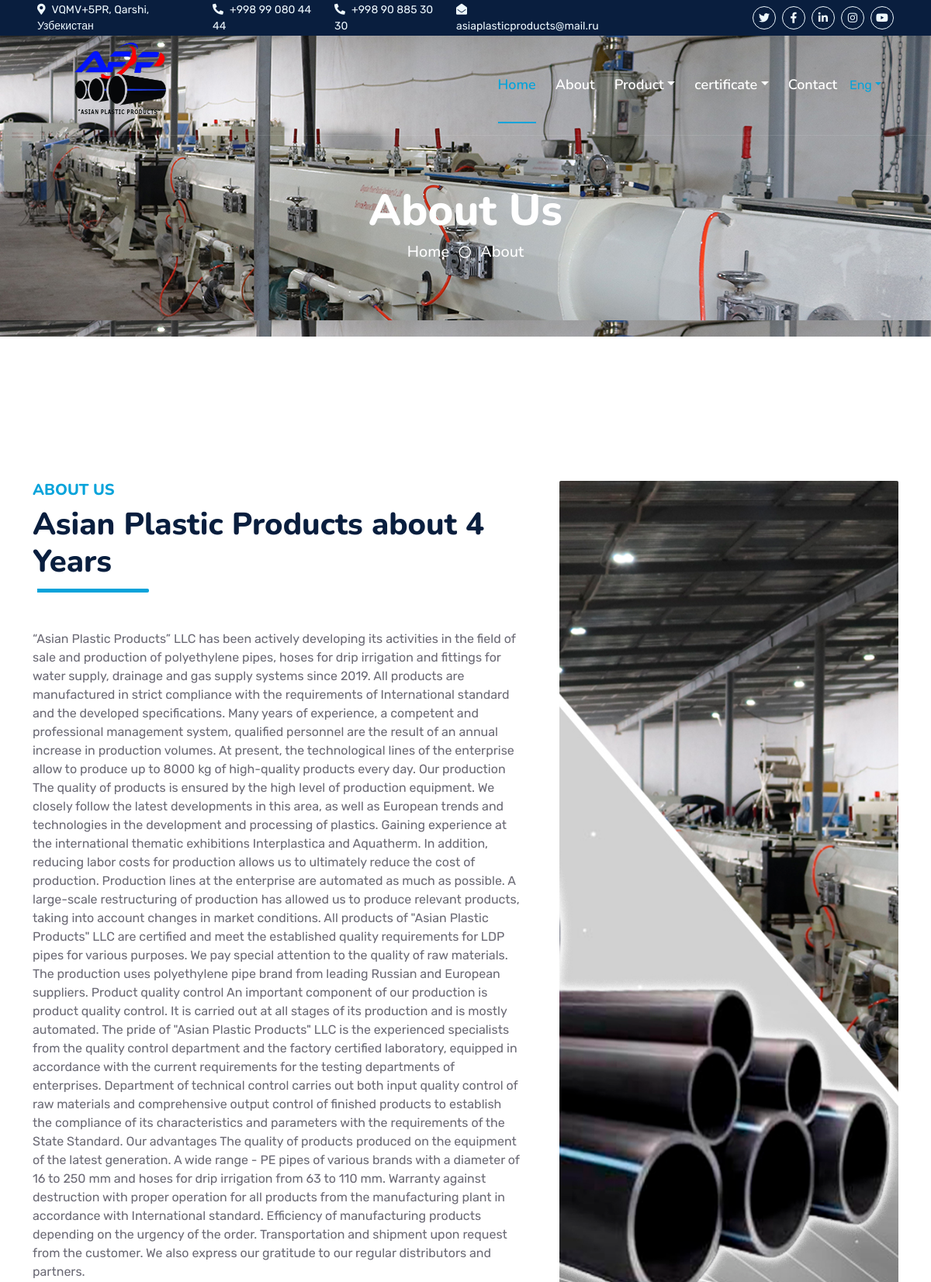
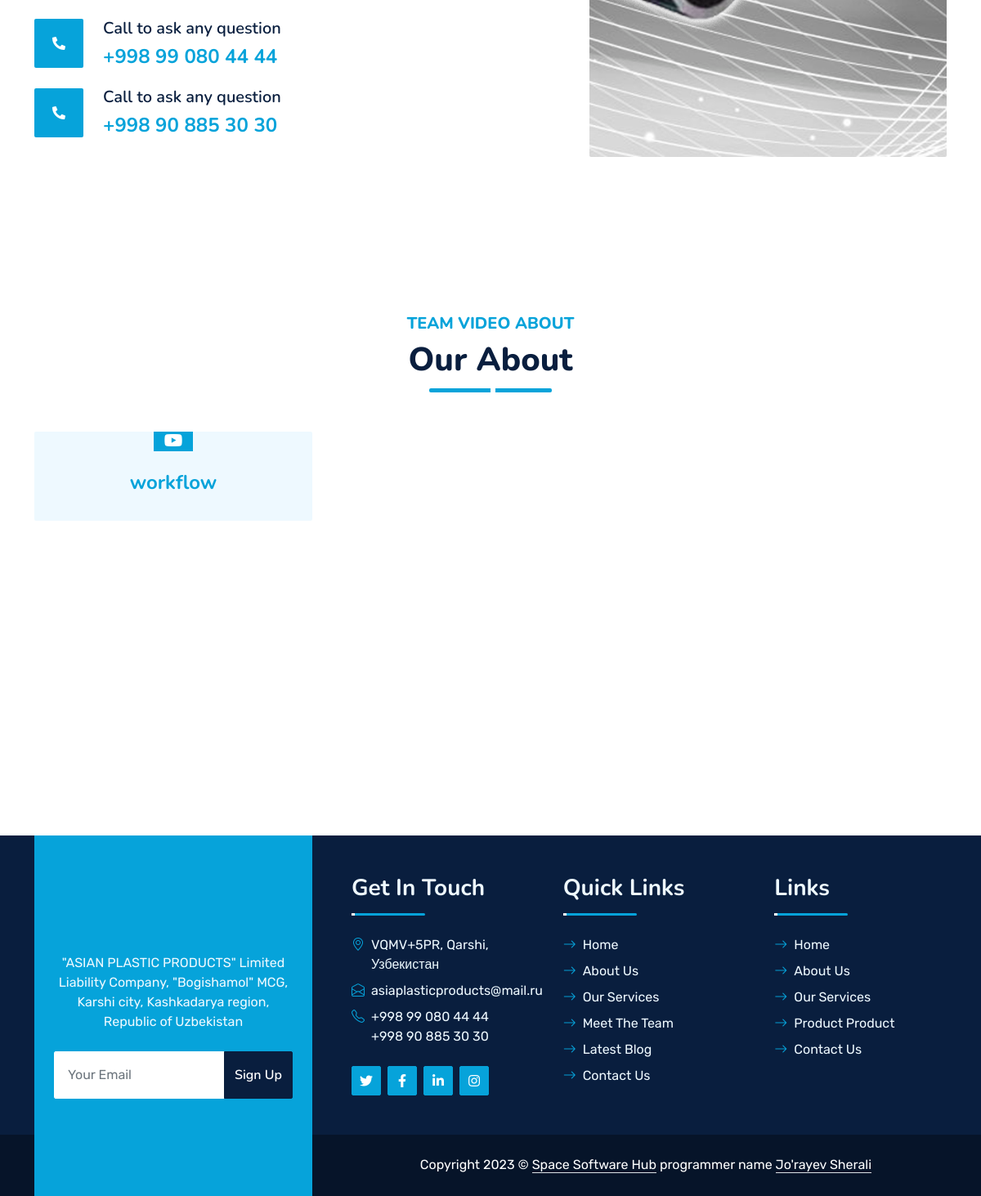
/about, run on the app's committed database (2 pictures, top to bottom).
### eng/models.py (models this page shows)
class About(models.Model):
    images = models.ImageField(upload_to='_storage/media/en/about/')
    text = models.TextField()

class Video(models.Model):
    link = models.CharField(max_length=250)
    images = models.ImageField(upload_to='_storage/media/en/video/')
    name = models.CharField(max_length=250)

### eng/views.py (the view)
# urls.py: path('about', abouts, name='about'),
def abouts(request):
    about = About.objects.order_by('-id')[:1]
    video = Video.objects.order_by('-id')[:3]
    ctx = {
        'about': about,
        'video': video,
    }
    return render(request, 'en/about.html', ctx)

### templates/en/about.html (shortened to what this page needs)
{% extends 'en/base.html' %}
{% load static %}
{% block connect %}
    <div class="container-fluid bg-primary py-5 " style="margin-bottom: 90px;background-image: url({% static 'suka.jpg' %})">
            <div class="row py-5">
                <div class="col-12 pt-lg-5 mt-lg-5 text-center">
                    <h1 class="display-4 text-white animated zoomIn">About Us</h1>
                    <a href="" class="h5 text-white">Home</a>
                    <i class="far fa-circle text-white px-2"></i>
                    <a href="" class="h5 text-white">About</a>
                </div>
            </div>
        </div>
    <div class="container-fluid py-5 wow fadeInUp" data-wow-delay="0.1s">
        <div class="container py-5">
            <div class="row g-5">
               {% for i in about %}
                    <div class="col-lg-7">
                        <div class="section-title position-relative pb-3 mb-5">
                            <h5 class="fw-bold text-primary text-uppercase">About Us</h5>
                            <h1 class="mb-0">Asian Plastic Products about 4 Years</h1>
                        </div>
                        <p class="mb-4">{{ i.text }}</p>
                        <div class="d-flex align-items-center mb-4 wow fadeIn" data-wow-delay="0.6s">
                            <div class="bg-primary d-flex align-items-center justify-content-center rounded"
                                 style="width: 60px; height: 60px;">
                                <i class="fa fa-phone-alt text-white"></i>
                            </div>
                            <div class="ps-4">
                                <h5 class="mb-2">Call to ask any question</h5>
                                <h4 class="text-primary mb-0">+998 99 080 44 44</h4>
                            </div>
                        </div>
                        <div class="d-flex align-items-center mb-4 wow fadeIn" data-wow-delay="0.6s">
                            <div class="bg-primary d-flex align-items-center justify-content-center rounded"
                                 style="width: 60px; height: 60px;">
                                <i class="fa fa-phone-alt text-white"></i>
                            </div>
                            <div class="ps-4">
                                <h5 class="mb-2">Call to ask any question</h5>
                                <h4 class="text-primary mb-0">+998 90 885 30 30</h4>
                            </div>
                        </div>
                    </div>
                    <div class="col-lg-5" style="min-height: 500px;">
                        <div class="position-relative h-100">
                            <img class="position-absolute w-100 h-100 rounded wow zoomIn" data-wow-delay="0.9s"
                                 src="{{ i.images }}" style="object-fit: cover;">
                        </div>
                    </div>
                {% endfor %}
            </div>
        </div>
    </div>
    <div class="container-fluid py-5 wow fadeInUp" data-wow-delay="0.1s">
        <div class="container py-5">
            <div class="section-title text-center position-relative pb-3 mb-5 mx-auto" style="max-width: 600px;">
                  <h5 class="fw-bold text-primary text-uppercase">Team Video About</h5>
                <h1 class="mb-0">Our About</h1>
            </div>
            <div class="row g-5">
                {% for i in video %}
                    <div class="col-lg-4 wow slideInUp" data-wow-delay="0.3s">
                        <div class="team-item bg-light rounded overflow-hidden">
                            <div class="team-img position-relative overflow-hidden">
                                <div class="team-social">
                                    <button type="button" data-toggle="modal"
                                            data-target="#exampleModal"
                                            class="btn btn-lg btn-primary btn-lg-square rounded"><i
                                            class="fab fa-youtube fw-normal"></i></button>
                                </div>
                            </div>
                            <div class="text-center py-4">
                                <h4 class="text-primary">{{ i.name }}</h4>
                            </div>
                        </div>
                    </div>
                {% endfor %}
            </div>
        </div>
    </div>
    <div class="container-fluid py-5 wow fadeInUp" data-wow-delay="0.1s">
        <div class="container py-5 mb-5">
            <div class="bg-white">
                <div class="owl-carousel vendor-carousel">
                </div>
            </div>
        </div>
    </div>
 {% endblock %}

### static/css/style.css (style rules this page uses)
:root { --primary: #06A3DA; --secondary: #34AD54; --light: #EEF9FF; --dark: #091E3E; }
h1, h2, .fw-bold { font-weight: 800 !important; }
h3, h4, .fw-semi-bold { font-weight: 700 !important; }
h5, h6, .fw-medium { font-weight: 600 !important; }
.btn { font-family: 'Nunito', sans-serif; font-weight: 600; transition: .5s; }
.btn-primary, .btn-secondary { color: #FFFFFF; box-shadow: inset 0 0 0 50px transparent; }
.btn-lg-square { width: 48px; height: 48px; }
.btn-square, .btn-sm-square, .btn-lg-square { padding-left: 0; padding-right: 0; text-align: center; }
.section-title::before { position: absolute; content: ""; width: 150px; height: 5px; left: 0; bottom: 0; background: var(--primary); border-radius: 2px; }
.section-title.text-center::before { left: 50%; margin-left: -75px; }
.section-title::after { position: absolute; content: ""; width: 6px; height: 5px; bottom: 0px; background: #FFFFFF; -webkit-animation: section-title-run 5s infinite linear; animation: section-title-run 5s infinite linear; }
.section-title.text-center::after { -webkit-animation: section-title-run-center 5s infinite linear; animation: section-title-run-center 5s infinite linear; }
.team-item { transition: .5s; }
.team-social { position: absolute; width: 100%; height: 100%; top: 0; left: 0; display: flex; align-items: center; justify-content: center; transition: .5s; }

### data on the page
About: text "“Asian Plastic Products” LLC has been actively developing its activities in the field of sale and production of polyethylene pipes, hoses for drip irrigation and fittings for water supply, drainage and gas supply systems since 2019. All products are manufactured in strict compliance with the requirements of International standard and the developed specifications. Many years of experience, a competent and professional management system, qualified personnel are the result of an annual increase in production volumes. At present, the technological lines of the enterprise allow to produce up to 8000 kg of high-quality products every day. Our production The quality of products is ensured by the…", images (picture)
Video: name "workflow"
